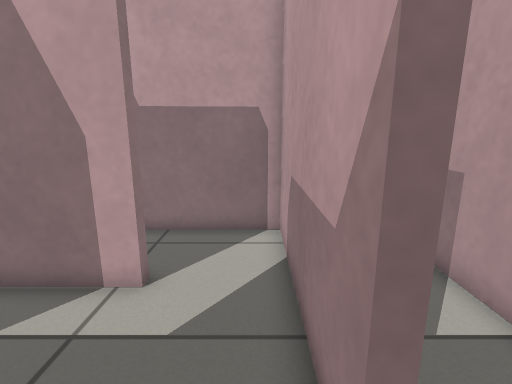
[1] (above)

16 first-person views from a walk through a robot-simulator world made for Gazebo. The camera is 0.82 m above the floor, tilts 12° down and sees 85° across. The floor is counted in squares, 0.25 m on a side. Each view is taken from the middle of a square. On the plan, view 1 faces up. The plan holds only what a view shows up to about 20 squares ahead; the rest is blank.

[2]
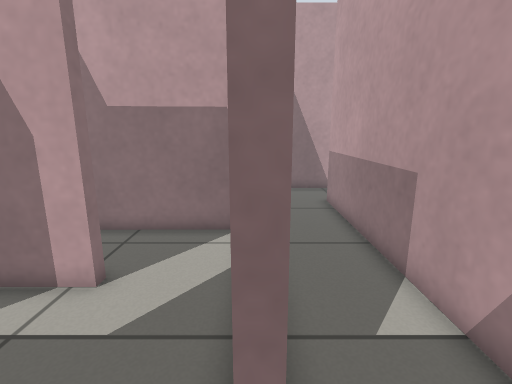

[3]
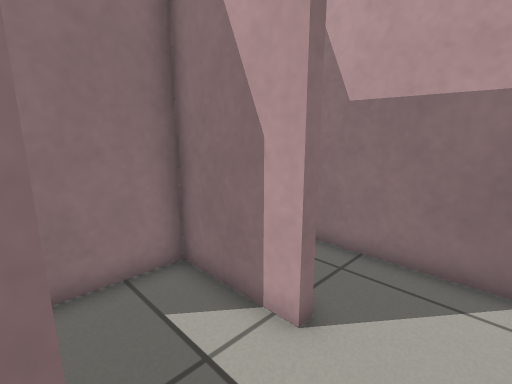

[4]
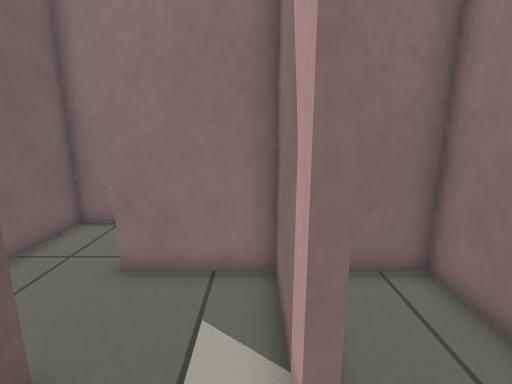

[5]
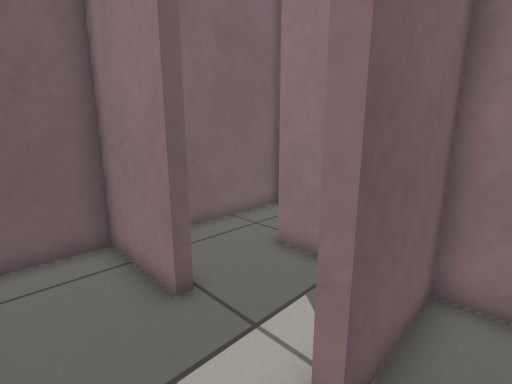

[6]
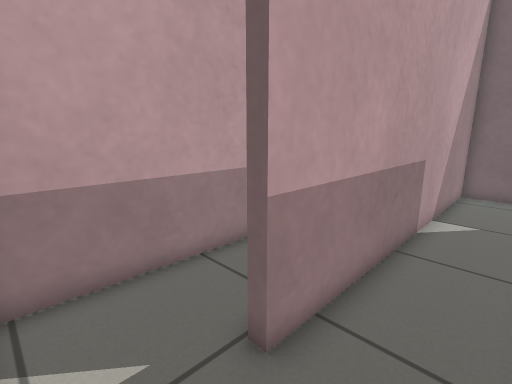

[7]
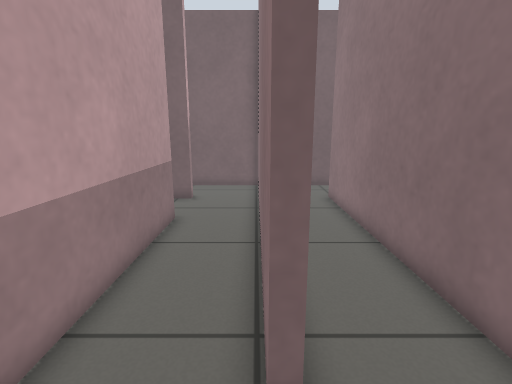

[8]
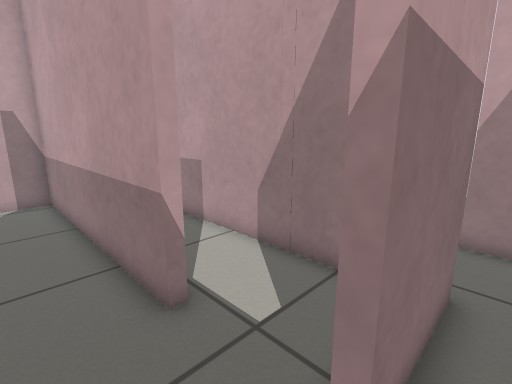

[9]
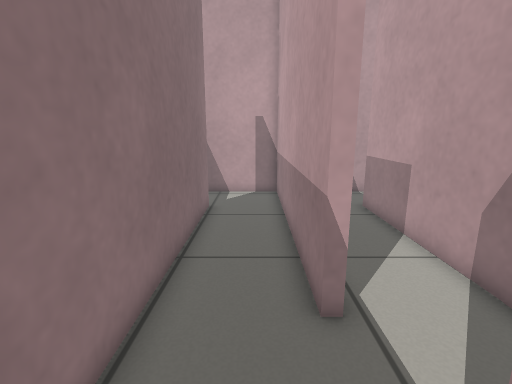

[10]
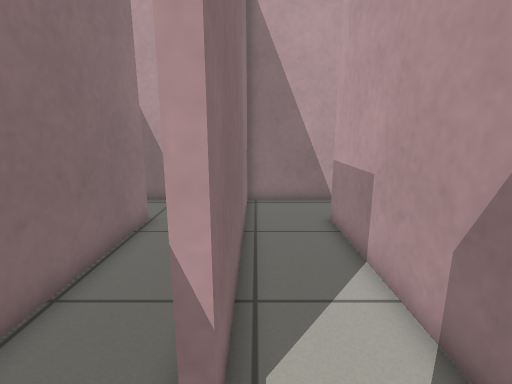

[11]
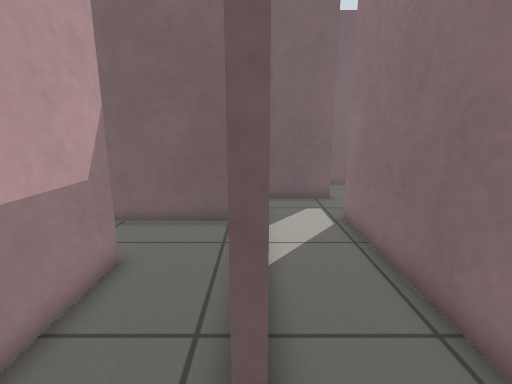

[12]
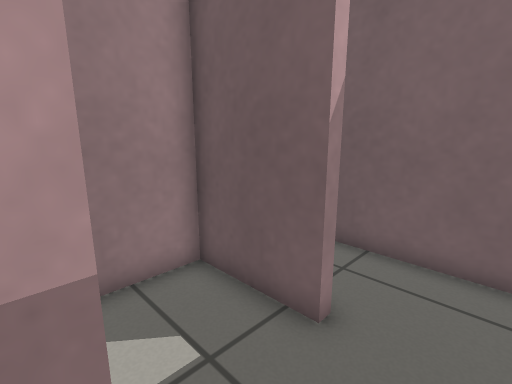

[13]
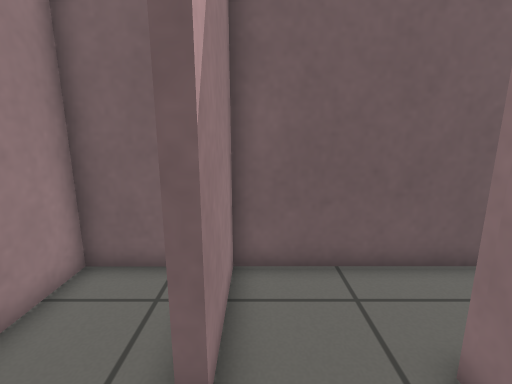

[14]
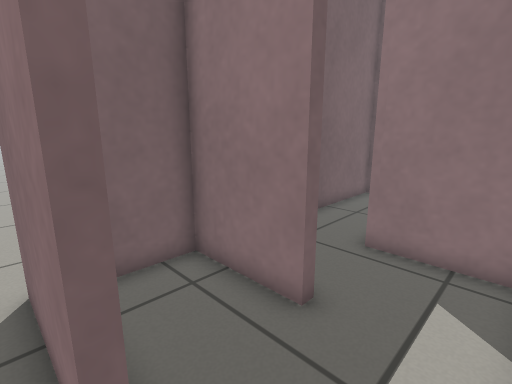

[15]
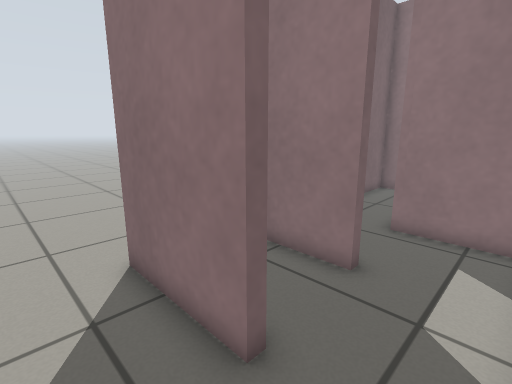

[16]
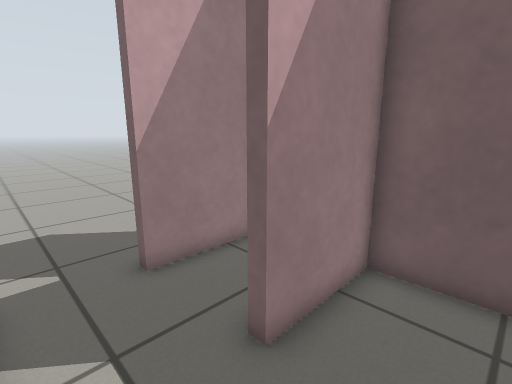

### Floor plan
Ten units are one square. View 1 is at (0, 0); x grows to the right and y downward. Boxes are objects, and circles mark ways between rooms. Rooms are numbered by the first view taken in them; rooms with no view inside come last. Other rooms are left out.
<svg viewBox="-67 -365 269 389">
<path fill="none" stroke="#000" d="M-25 -14 -25 15 6 15M12 -125 12 -18 8 -18M6 15 45 14 45 -133M-25 -24 -25 -14M8 -18 8 -45M-30 -21 -24 -21M-25 -55 -35 -55M8 -45 8 -92 -62 -91 -62 -59 -25 -59 -25 -55M45 -133 49 -133 49 -29M86 -55 82 -55 82 -165 31 -165M123 -18 82 -18 82 -22M49 14 156 14 156 -22M82 -22 119 -22 119 -133M115 -165 86 -165 86 -55M119 -133 124 -133M156 -93 156 -128M132 -165 115 -165M130 -59 154 -59M123 -50 123 -18M192 -25 197 -25 197 19"/>
<circle cx="10" cy="-5" r="3" fill="#2a7"/>
<circle cx="-5" cy="-20" r="3" fill="#2a7"/>
<circle cx="45" cy="-150" r="3" fill="#2a7"/>
<circle cx="-10" cy="-55" r="3" fill="#2a7"/>
<circle cx="70" cy="-20" r="3" fill="#2a7"/>
<circle cx="90" cy="-40" r="3" fill="#2a7"/>
<circle cx="140" cy="-20" r="3" fill="#2a7"/>
<circle cx="120" cy="-150" r="3" fill="#2a7"/>
<text x="-10" y="-10">1</text>
<text x="20" y="-80">2</text>
<text x="-10" y="-30">3</text>
<text x="-20" y="-70">4</text>
<text x="60" y="-100">5</text>
<text x="100" y="-10">6</text>
<text x="100" y="-90">7</text>
<text x="140" y="-120">8</text>
<text x="140" y="-40">9</text>
<text x="0" y="-360">10</text>
</svg>
Room 1 opens to room 2. Room 1 opens to room 3. Room 2 opens to room 5. Room 3 opens to room 4. Room 5 opens to room 6. Room 5 opens to room 7. Room 6 opens to room 9. Room 7 opens to room 8.

Where each view was taken, in squares from view 1:
view 1: 0 up, 0 right, facing up
view 2: 0 up, 1 right, facing up
view 3: 2 up, 0 right, facing up-left
view 4: 5 up, 0 right, facing left
view 5: 7 up, 0 right, facing down-left
view 6: 16 up, 2 right, facing down-right
view 7: 16 up, 5 right, facing down
view 8: 1 up, 6 right, facing up-right
view 9: 1 up, 7 right, facing up
view 10: 3 up, 9 right, facing up
view 11: 16 up, 12 right, facing down
view 12: 6 up, 6 right, facing down-right
view 13: 5 up, 15 right, facing down
view 14: 5 up, 20 right, facing down-left
view 15: 5 up, 22 right, facing down-left
view 16: 5 up, 13 right, facing down-right
